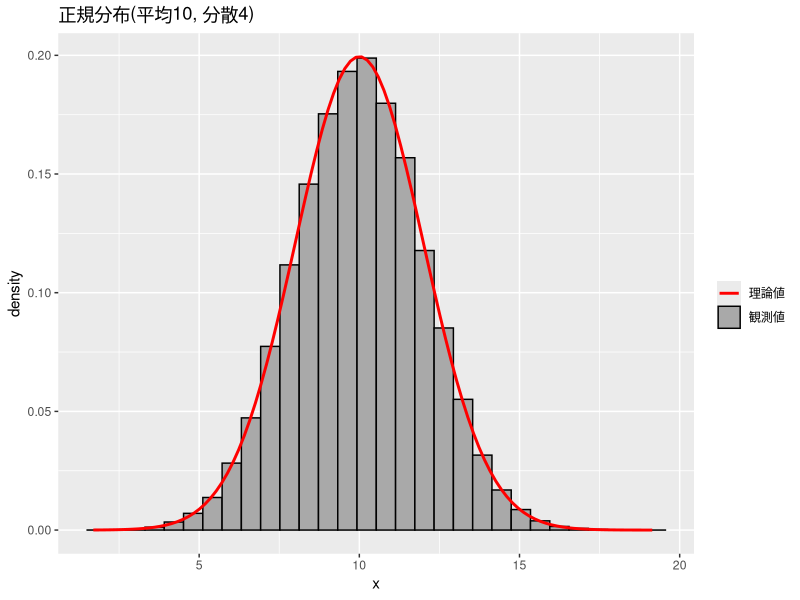

Here is the R script that generated this plot:
set.seed(20) # 乱数の初期値を指定
rnorm(10) # 標準正規乱数を10個発生
## ヒストグラムの作成と確率密度関数との比較
library(ggplot2)
mu <- 10
sigma <- 2
x <- rnorm(10^5, mean = mu, sd = sigma)
f <- function(x) dnorm(x, mean = mu, sd = sigma) # 確率密度関数
ggplot() + 
  geom_histogram(aes(x, y = after_stat(density), # y軸を密度スケールにする
                     color = "観測値"), # 凡例をつけるために, color=ラベルの形式で設定しておく
                 fill = "darkgray") + # 棒グラフの色
  stat_function(aes(color = "理論値"), linewidth = 1, fun = f) + 
  # 密度の上書き. ここでも凡例をつけるためにcolorを設定しておく
  # また，線の太さを調整するためにsizeを指定している.
  scale_color_manual(name = "", values = c(観測値="black", 理論値="red")) +
  # 密度の色・ヒストグラムの境界線の設定. 凡例にも反映される
  ggtitle(paste0("正規分布(平均", mu, ", 分散", sigma^2, ")")) 
  # グラフタイトル